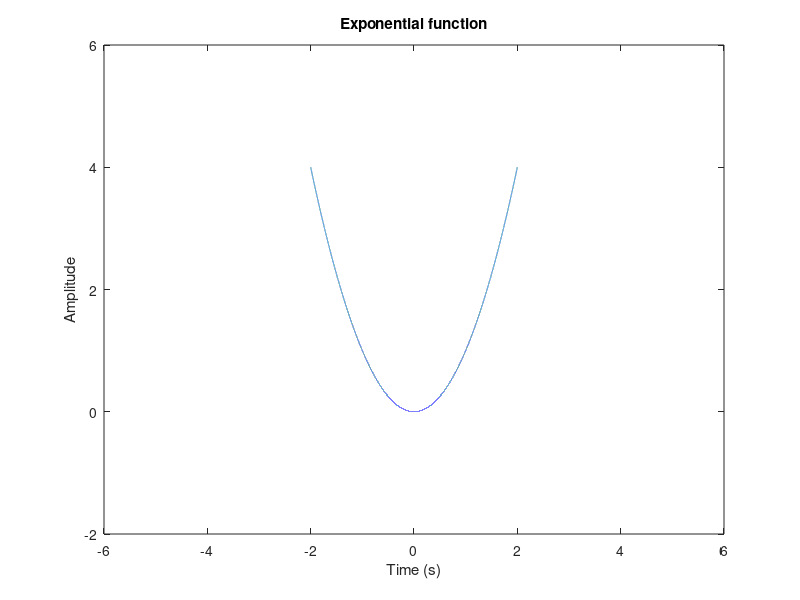

Recreate this plot in MATLAB.
t=-2:0.0001:2;
p = t.*t;
plot(t,p);

xlim([-6,6]);
ylim([-2,6])
xlabel("Time (s)");
ylabel("Amplitude");
title("Exponential function");
grid off;
